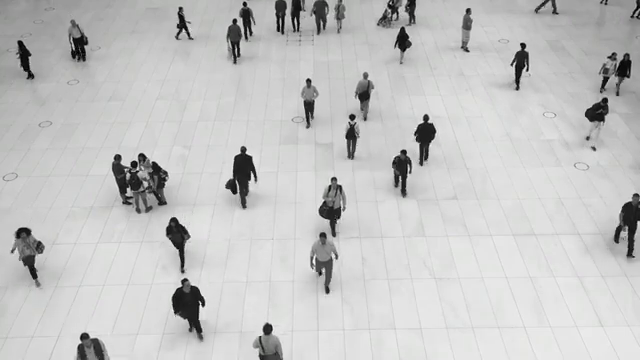
#> input picture frame 16 of persons_detector/people.mp4, 640 x 360 px
$ python main.py
#> lines starting #> are read from the running program, lines starting #| are printed output that depends on the picture; after the words box and inside, x2 and y2 are one past the last pixel; in counts of white or black regions, pixels touching at a corner belong together
import cv2 as cv
import numpy as np

def main():
    personsDetector('people.mp4')
    #personsDetector(0+cv.CAP_DSHOW) #abre a propria camera

def personsDetector(link):
#> called with link = 'people.mp4'
    cap = cv.VideoCapture(link)

    #funcao que remove o background
    removeBackground = cv.createBackgroundSubtractorMOG2(history=100, varThreshold=40, detectShadows=False)

    while True:
        ret, frame = cap.read()
#> frame is the input picture: shape (360, 640, 3); mean B, G, R 195.4, 195.6, 195.5
        if frame is None:
            break
        if ret:
            #aplica a remocao de background em cada frame
            mask = removeBackground.apply(frame)
#> mask: shape (360, 640); every value is 255

            #pega apenas o branco, ignora o restante
            _, mask = cv.threshold(mask, 254, 255, cv.THRESH_BINARY)
            contours, _ = cv.findContours(mask, cv.RETR_TREE, cv.CHAIN_APPROX_SIMPLE)
#> contours = [[[0, 0], [0, 359], [639, 359], [639, 0]]]

            for cnt in contours:
                area = cv.contourArea(cnt)
                if area > 150:
                    x, y, w, h = cv.boundingRect(cnt)
                    cv.rectangle(frame, (x, y), (x + w, y + h), (0, 255, 0), 3)
#> this loop made 1 pass
#> (cnt, area, x, y, w, h) on pass 1: ([[0, 0], [0, 359], [639, 359], [639, 0]], 229401, 0, 0, 640, 360)
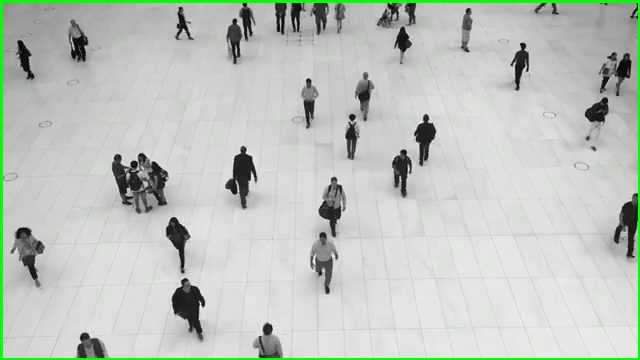
#> frame: shape (360, 640, 3); 2.16% of pixels changed, all inside (x1, y1, x2, y2) = (0, 0, 640, 360)

            cv.imshow('Contador de Pessoas', frame)
            cv.imshow('Mask', mask)

            #esc sai
            if cv.waitKey(30) == 27:
#> (key Esc is pressed here)
                break
        else:
            break

    cap.release()
    cv.destroyAllWindows()

if __name__ == '__main__':
    main()

$ run again, starting later in the video
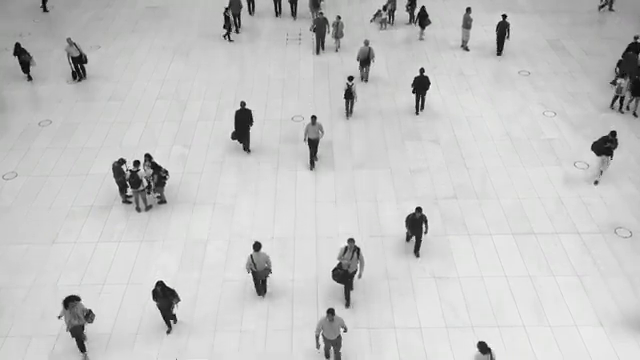
#> input picture frame 72 of persons_detector/people.mp4, 640 x 360 px
#> in personsDetector, frame is the input picture: shape (360, 640, 3); mean B, G, R 196.9, 197.1, 197
#> mask: shape (360, 640); every value is 255
#> contours = [[[0, 0], [0, 359], [639, 359], [639, 0]]]
#> the loop in personsDetector, `for cnt in contours:` made 1 pass
#> (cnt, area, x, y, w, h) on pass 1: ([[0, 0], [0, 359], [639, 359], [639, 0]], 229401, 0, 0, 640, 360)
#> after the loop in personsDetector, `for cnt in contours:`:
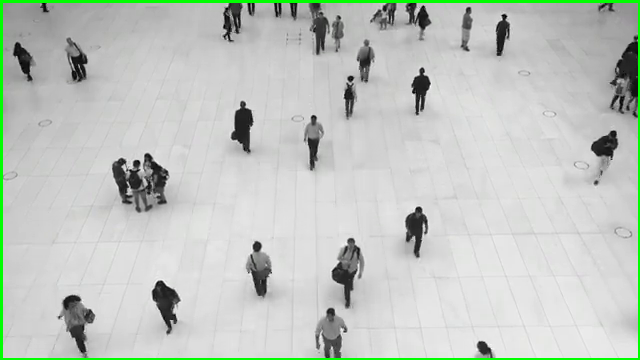
#> frame: shape (360, 640, 3); 2.16% of pixels changed, all inside (x1, y1, x2, y2) = (0, 0, 640, 360)

$ run again, starting later in the video
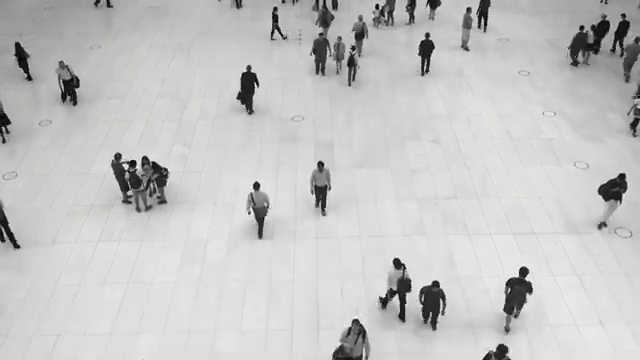
#> input picture frame 128 of persons_detector/people.mp4, 640 x 360 px
#> in personsDetector, frame is the input picture: shape (360, 640, 3); mean B, G, R 197, 197.1, 197
#> mask: shape (360, 640); every value is 255
#> contours = [[[0, 0], [0, 359], [639, 359], [639, 0]]]
#> the loop in personsDetector, `for cnt in contours:` made 1 pass
#> (cnt, area, x, y, w, h) on pass 1: ([[0, 0], [0, 359], [639, 359], [639, 0]], 229401, 0, 0, 640, 360)
#> after the loop in personsDetector, `for cnt in contours:`:
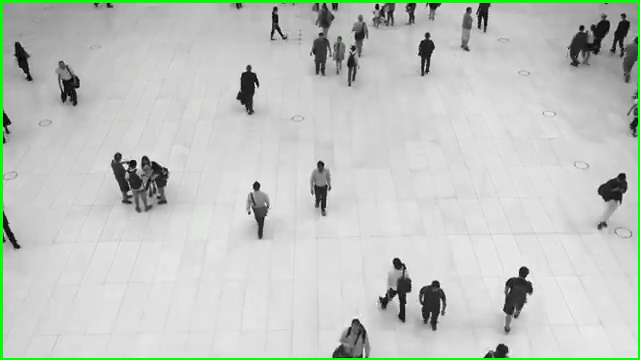
#> frame: shape (360, 640, 3); 2.16% of pixels changed, all inside (x1, y1, x2, y2) = (0, 0, 640, 360)
